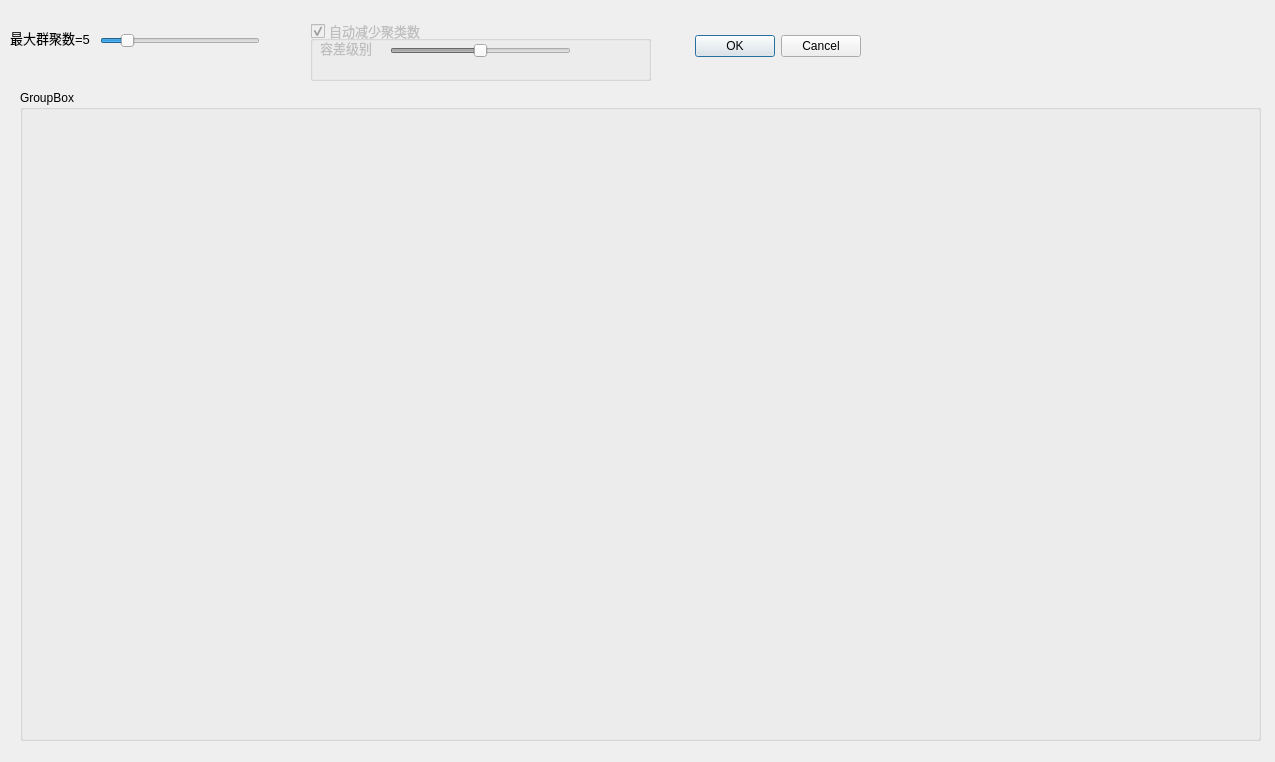
<?xml version="1.0" encoding="UTF-8"?>
<ui version="4.0">
 <class>Dialog_Cfg_Cluster</class>
 <widget class="QDialog" name="Dialog_Cfg_Cluster">
  <property name="geometry">
   <rect>
    <x>0</x>
    <y>0</y>
    <width>1275</width>
    <height>762</height>
   </rect>
  </property>
  <property name="windowTitle">
   <string>锚框聚类配置</string>
  </property>
  <widget class="QDialogButtonBox" name="buttonBox">
   <property name="geometry">
    <rect>
     <x>640</x>
     <y>30</y>
     <width>221</width>
     <height>32</height>
    </rect>
   </property>
   <property name="font">
    <font>
     <family>Tahoma</family>
     <pointsize>9</pointsize>
    </font>
   </property>
   <property name="orientation">
    <enum>Qt::Horizontal</enum>
   </property>
   <property name="standardButtons">
    <set>QDialogButtonBox::Cancel|QDialogButtonBox::Ok</set>
   </property>
  </widget>
  <widget class="QLabel" name="lblClusters">
   <property name="geometry">
    <rect>
     <x>10</x>
     <y>30</y>
     <width>111</width>
     <height>16</height>
    </rect>
   </property>
   <property name="font">
    <font>
     <pointsize>10</pointsize>
    </font>
   </property>
   <property name="text">
    <string>最大群聚数=5</string>
   </property>
  </widget>
  <widget class="QSlider" name="sldMaxClusters">
   <property name="geometry">
    <rect>
     <x>100</x>
     <y>30</y>
     <width>160</width>
     <height>22</height>
    </rect>
   </property>
   <property name="minimum">
    <number>1</number>
   </property>
   <property name="maximum">
    <number>30</number>
   </property>
   <property name="pageStep">
    <number>1</number>
   </property>
   <property name="value">
    <number>5</number>
   </property>
   <property name="orientation">
    <enum>Qt::Horizontal</enum>
   </property>
  </widget>
  <widget class="QGroupBox" name="fraAutoDecCluster">
   <property name="enabled">
    <bool>false</bool>
   </property>
   <property name="geometry">
    <rect>
     <x>310</x>
     <y>20</y>
     <width>341</width>
     <height>61</height>
    </rect>
   </property>
   <property name="font">
    <font>
     <pointsize>10</pointsize>
    </font>
   </property>
   <property name="title">
    <string>自动减少聚类数</string>
   </property>
   <property name="checkable">
    <bool>true</bool>
   </property>
   <widget class="QSlider" name="sldMaxClusters_2">
    <property name="geometry">
     <rect>
      <x>80</x>
      <y>20</y>
      <width>181</width>
      <height>22</height>
     </rect>
    </property>
    <property name="maximum">
     <number>10</number>
    </property>
    <property name="pageStep">
     <number>2</number>
    </property>
    <property name="value">
     <number>5</number>
    </property>
    <property name="orientation">
     <enum>Qt::Horizontal</enum>
    </property>
   </widget>
   <widget class="QLabel" name="label_2">
    <property name="geometry">
     <rect>
      <x>10</x>
      <y>20</y>
      <width>61</width>
      <height>16</height>
     </rect>
    </property>
    <property name="font">
     <font>
      <pointsize>10</pointsize>
     </font>
    </property>
    <property name="text">
     <string>容差级别</string>
    </property>
   </widget>
  </widget>
  <widget class="QGroupBox" name="fraGraph">
   <property name="geometry">
    <rect>
     <x>20</x>
     <y>90</y>
     <width>1241</width>
     <height>651</height>
    </rect>
   </property>
   <property name="title">
    <string>GroupBox</string>
   </property>
  </widget>
 </widget>
 <resources/>
 <connections>
  <connection>
   <sender>buttonBox</sender>
   <signal>accepted()</signal>
   <receiver>Dialog_Cfg_Cluster</receiver>
   <slot>accept()</slot>
   <hints>
    <hint type="sourcelabel">
     <x>248</x>
     <y>254</y>
    </hint>
    <hint type="destinationlabel">
     <x>157</x>
     <y>274</y>
    </hint>
   </hints>
  </connection>
  <connection>
   <sender>buttonBox</sender>
   <signal>rejected()</signal>
   <receiver>Dialog_Cfg_Cluster</receiver>
   <slot>reject()</slot>
   <hints>
    <hint type="sourcelabel">
     <x>316</x>
     <y>260</y>
    </hint>
    <hint type="destinationlabel">
     <x>286</x>
     <y>274</y>
    </hint>
   </hints>
  </connection>
 </connections>
</ui>
